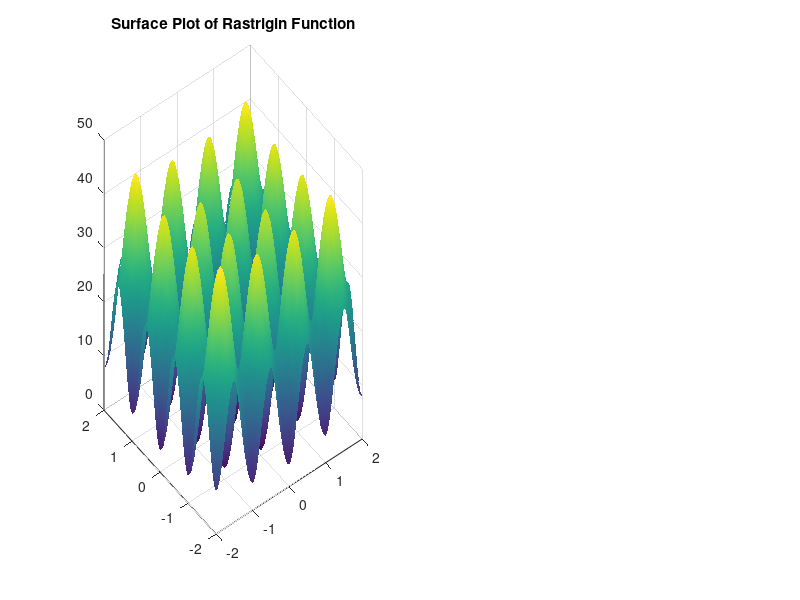

This chart was generated by the following MATLAB code:

[x1,x2] = meshgrid ( -2:0.05:2, -2:0.05:2);
Ras =20+x1.^2+x2.^2- 10*(cos(2*pi*x1)+cos(2*pi*x2));
% subplot(1,2,2)
contour(x1,x2,Ras,1:4:40);
title('Contour Plot of Rastrigin Function')
% hold on
% for  i = 1:81
% plot(best_points(i,:),'+r');
% end


subplot(1,2,1)
surf (x1,x2,Ras, 'EdgeColor', 'none');
shading interp;
title('Surface Plot of Rastrigin Function') 